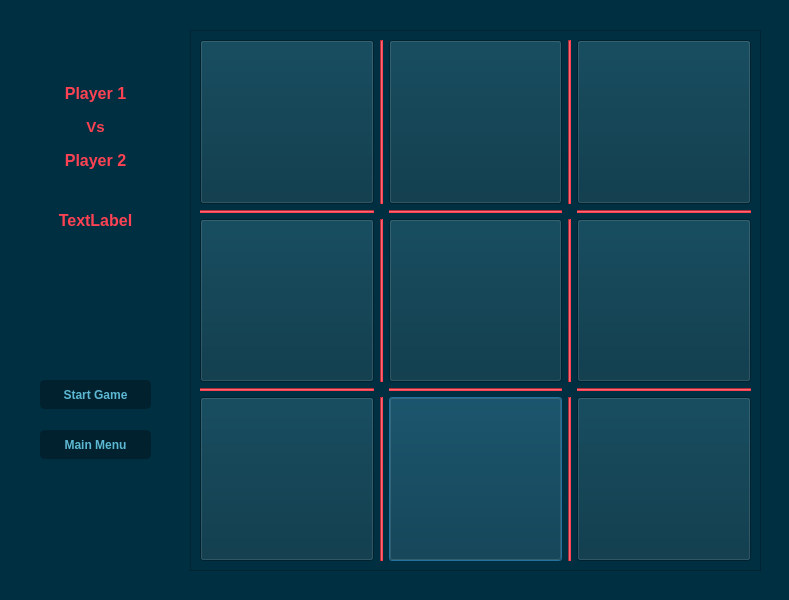
<?xml version="1.0" encoding="UTF-8"?>
<ui version="4.0">
 <class>pvp</class>
 <widget class="QDialog" name="pvp">
  <property name="geometry">
   <rect>
    <x>0</x>
    <y>0</y>
    <width>789</width>
    <height>600</height>
   </rect>
  </property>
  <property name="font">
   <font>
    <bold>true</bold>
   </font>
  </property>
  <property name="windowTitle">
   <string>Player VS Player</string>
  </property>
  <property name="styleSheet">
   <string notr="true">background-color: rgb(0, 47, 65);</string>
  </property>
  <widget class="QFrame" name="frame1">
   <property name="geometry">
    <rect>
     <x>190</x>
     <y>30</y>
     <width>571</width>
     <height>541</height>
    </rect>
   </property>
   <property name="frameShape">
    <enum>QFrame::StyledPanel</enum>
   </property>
   <property name="frameShadow">
    <enum>QFrame::Raised</enum>
   </property>
   <widget class="QWidget" name="layoutWidget">
    <property name="geometry">
     <rect>
      <x>10</x>
      <y>10</y>
      <width>551</width>
      <height>521</height>
     </rect>
    </property>
    <layout class="QGridLayout" name="gridLayout">
     <item row="1" column="2">
      <widget class="Line" name="line_9">
       <property name="font">
        <font>
         <bold>true</bold>
        </font>
       </property>
       <property name="styleSheet">
        <string notr="true">background-color: rgb(253, 66, 83);</string>
       </property>
       <property name="orientation">
        <enum>Qt::Horizontal</enum>
       </property>
      </widget>
     </item>
     <item row="4" column="2">
      <widget class="QPushButton" name="eight">
       <property name="sizePolicy">
        <sizepolicy hsizetype="Minimum" vsizetype="Preferred">
         <horstretch>0</horstretch>
         <verstretch>0</verstretch>
        </sizepolicy>
       </property>
       <property name="font">
        <font>
         <pointsize>30</pointsize>
         <bold>true</bold>
        </font>
       </property>
       <property name="text">
        <string/>
       </property>
      </widget>
     </item>
     <item row="2" column="3">
      <widget class="Line" name="line_3">
       <property name="styleSheet">
        <string notr="true">background-color: rgb(253, 66, 83);</string>
       </property>
       <property name="orientation">
        <enum>Qt::Vertical</enum>
       </property>
      </widget>
     </item>
     <item row="2" column="4">
      <widget class="QPushButton" name="six">
       <property name="sizePolicy">
        <sizepolicy hsizetype="Minimum" vsizetype="Preferred">
         <horstretch>0</horstretch>
         <verstretch>0</verstretch>
        </sizepolicy>
       </property>
       <property name="font">
        <font>
         <pointsize>30</pointsize>
         <bold>true</bold>
        </font>
       </property>
       <property name="text">
        <string/>
       </property>
      </widget>
     </item>
     <item row="4" column="4">
      <widget class="QPushButton" name="nine">
       <property name="sizePolicy">
        <sizepolicy hsizetype="Minimum" vsizetype="Preferred">
         <horstretch>0</horstretch>
         <verstretch>0</verstretch>
        </sizepolicy>
       </property>
       <property name="font">
        <font>
         <pointsize>30</pointsize>
         <bold>true</bold>
        </font>
       </property>
       <property name="text">
        <string/>
       </property>
      </widget>
     </item>
     <item row="0" column="4">
      <widget class="QPushButton" name="three">
       <property name="sizePolicy">
        <sizepolicy hsizetype="Minimum" vsizetype="Preferred">
         <horstretch>0</horstretch>
         <verstretch>0</verstretch>
        </sizepolicy>
       </property>
       <property name="font">
        <font>
         <pointsize>30</pointsize>
         <bold>true</bold>
        </font>
       </property>
       <property name="text">
        <string/>
       </property>
      </widget>
     </item>
     <item row="0" column="0">
      <widget class="QPushButton" name="one">
       <property name="sizePolicy">
        <sizepolicy hsizetype="Minimum" vsizetype="Preferred">
         <horstretch>0</horstretch>
         <verstretch>0</verstretch>
        </sizepolicy>
       </property>
       <property name="font">
        <font>
         <pointsize>30</pointsize>
         <bold>true</bold>
        </font>
       </property>
       <property name="text">
        <string/>
       </property>
      </widget>
     </item>
     <item row="0" column="3">
      <widget class="Line" name="line_5">
       <property name="styleSheet">
        <string notr="true">background-color: rgb(253, 66, 83);</string>
       </property>
       <property name="orientation">
        <enum>Qt::Vertical</enum>
       </property>
      </widget>
     </item>
     <item row="0" column="2">
      <widget class="QPushButton" name="two">
       <property name="sizePolicy">
        <sizepolicy hsizetype="Minimum" vsizetype="Preferred">
         <horstretch>0</horstretch>
         <verstretch>0</verstretch>
        </sizepolicy>
       </property>
       <property name="font">
        <font>
         <pointsize>30</pointsize>
         <bold>true</bold>
        </font>
       </property>
       <property name="text">
        <string/>
       </property>
      </widget>
     </item>
     <item row="4" column="3">
      <widget class="Line" name="line_4">
       <property name="styleSheet">
        <string notr="true">background-color: rgb(253, 66, 83);</string>
       </property>
       <property name="orientation">
        <enum>Qt::Vertical</enum>
       </property>
      </widget>
     </item>
     <item row="0" column="1">
      <widget class="Line" name="line_8">
       <property name="styleSheet">
        <string notr="true">background-color: rgb(253, 66, 83);</string>
       </property>
       <property name="orientation">
        <enum>Qt::Vertical</enum>
       </property>
      </widget>
     </item>
     <item row="4" column="1">
      <widget class="Line" name="line_6">
       <property name="styleSheet">
        <string notr="true">background-color: rgb(253, 66, 83);</string>
       </property>
       <property name="orientation">
        <enum>Qt::Vertical</enum>
       </property>
      </widget>
     </item>
     <item row="4" column="0">
      <widget class="QPushButton" name="seven">
       <property name="sizePolicy">
        <sizepolicy hsizetype="Minimum" vsizetype="Preferred">
         <horstretch>0</horstretch>
         <verstretch>0</verstretch>
        </sizepolicy>
       </property>
       <property name="font">
        <font>
         <pointsize>30</pointsize>
         <bold>true</bold>
        </font>
       </property>
       <property name="text">
        <string/>
       </property>
      </widget>
     </item>
     <item row="2" column="0">
      <widget class="QPushButton" name="four">
       <property name="sizePolicy">
        <sizepolicy hsizetype="Minimum" vsizetype="Preferred">
         <horstretch>0</horstretch>
         <verstretch>0</verstretch>
        </sizepolicy>
       </property>
       <property name="font">
        <font>
         <pointsize>30</pointsize>
         <bold>true</bold>
        </font>
       </property>
       <property name="text">
        <string/>
       </property>
      </widget>
     </item>
     <item row="2" column="2">
      <widget class="QPushButton" name="five">
       <property name="sizePolicy">
        <sizepolicy hsizetype="Minimum" vsizetype="Preferred">
         <horstretch>0</horstretch>
         <verstretch>0</verstretch>
        </sizepolicy>
       </property>
       <property name="font">
        <font>
         <pointsize>30</pointsize>
         <bold>true</bold>
        </font>
       </property>
       <property name="text">
        <string/>
       </property>
      </widget>
     </item>
     <item row="2" column="1">
      <widget class="Line" name="line_7">
       <property name="styleSheet">
        <string notr="true">background-color: rgb(253, 66, 83);</string>
       </property>
       <property name="orientation">
        <enum>Qt::Vertical</enum>
       </property>
      </widget>
     </item>
     <item row="1" column="4">
      <widget class="Line" name="line_10">
       <property name="font">
        <font>
         <bold>true</bold>
        </font>
       </property>
       <property name="styleSheet">
        <string notr="true">background-color: rgb(253, 66, 83);</string>
       </property>
       <property name="orientation">
        <enum>Qt::Horizontal</enum>
       </property>
      </widget>
     </item>
     <item row="3" column="0">
      <widget class="Line" name="line_2">
       <property name="styleSheet">
        <string notr="true">background-color: rgb(253, 66, 83);</string>
       </property>
       <property name="orientation">
        <enum>Qt::Horizontal</enum>
       </property>
      </widget>
     </item>
     <item row="3" column="2">
      <widget class="Line" name="line_11">
       <property name="styleSheet">
        <string notr="true">background-color: rgb(253, 66, 83);</string>
       </property>
       <property name="orientation">
        <enum>Qt::Horizontal</enum>
       </property>
      </widget>
     </item>
     <item row="3" column="4">
      <widget class="Line" name="line_12">
       <property name="styleSheet">
        <string notr="true">background-color: rgb(253, 66, 83);</string>
       </property>
       <property name="orientation">
        <enum>Qt::Horizontal</enum>
       </property>
      </widget>
     </item>
     <item row="1" column="0">
      <widget class="Line" name="line">
       <property name="styleSheet">
        <string notr="true">background-color: rgb(253, 66, 83);</string>
       </property>
       <property name="orientation">
        <enum>Qt::Horizontal</enum>
       </property>
      </widget>
     </item>
    </layout>
   </widget>
  </widget>
  <widget class="QPushButton" name="startt">
   <property name="geometry">
    <rect>
     <x>40</x>
     <y>380</y>
     <width>111</width>
     <height>29</height>
    </rect>
   </property>
   <property name="font">
    <font>
     <bold>true</bold>
    </font>
   </property>
   <property name="styleSheet">
    <string notr="true">QPushButton{
color: rgb(93, 184, 211);
background-color: rgb(0, 33, 45);
border: 3px solid;
border-radius: 5px;
border-color: rgb(0, 33, 45);
}
QPushButton:Hover{
border-color: rgb(0, 35, 48);
background-color: rgb(0, 35, 48);
}
QPushButton:Pressed{
background-color: rgb(93, 184, 211);
color:rgb(0, 33, 45);
border-color: rgb(93, 184, 211);
}</string>
   </property>
   <property name="text">
    <string>Start Game</string>
   </property>
  </widget>
  <widget class="QPushButton" name="main_menu">
   <property name="geometry">
    <rect>
     <x>40</x>
     <y>430</y>
     <width>111</width>
     <height>29</height>
    </rect>
   </property>
   <property name="font">
    <font>
     <pointsize>9</pointsize>
     <bold>true</bold>
    </font>
   </property>
   <property name="styleSheet">
    <string notr="true">QPushButton{
color: rgb(93, 184, 211);
background-color: rgb(0, 33, 45);
border: 3px solid;
border-radius: 5px;
border-color: rgb(0, 33, 45);
}
QPushButton:Hover{
border-color: rgb(0, 35, 48);
background-color: rgb(0, 35, 48);
}
QPushButton:Pressed{
background-color: rgb(93, 184, 211);
color:rgb(0, 33, 45);
border-color: rgb(93, 184, 211);
}</string>
   </property>
   <property name="text">
    <string>Main Menu</string>
   </property>
  </widget>
  <widget class="QLabel" name="turntext">
   <property name="geometry">
    <rect>
     <x>20</x>
     <y>210</y>
     <width>151</width>
     <height>21</height>
    </rect>
   </property>
   <property name="font">
    <font>
     <pointsize>12</pointsize>
     <bold>true</bold>
    </font>
   </property>
   <property name="styleSheet">
    <string notr="true">color: rgb(253, 66, 83);</string>
   </property>
   <property name="text">
    <string>TextLabel</string>
   </property>
   <property name="alignment">
    <set>Qt::AlignCenter</set>
   </property>
  </widget>
  <widget class="QWidget" name="layoutWidget_2">
   <property name="geometry">
    <rect>
     <x>30</x>
     <y>80</y>
     <width>131</width>
     <height>94</height>
    </rect>
   </property>
   <layout class="QVBoxLayout" name="verticalLayout">
    <item>
     <widget class="QLabel" name="p1label">
      <property name="font">
       <font>
        <pointsize>12</pointsize>
        <bold>true</bold>
       </font>
      </property>
      <property name="styleSheet">
       <string notr="true">color: rgb(253, 66, 83);</string>
      </property>
      <property name="text">
       <string>Player 1</string>
      </property>
      <property name="alignment">
       <set>Qt::AlignCenter</set>
      </property>
     </widget>
    </item>
    <item>
     <widget class="QLabel" name="VS">
      <property name="font">
       <font>
        <pointsize>11</pointsize>
        <bold>true</bold>
       </font>
      </property>
      <property name="styleSheet">
       <string notr="true">color: rgb(253, 66, 83);</string>
      </property>
      <property name="text">
       <string>Vs</string>
      </property>
      <property name="alignment">
       <set>Qt::AlignCenter</set>
      </property>
     </widget>
    </item>
    <item>
     <widget class="QLabel" name="p2label">
      <property name="font">
       <font>
        <pointsize>12</pointsize>
        <bold>true</bold>
       </font>
      </property>
      <property name="styleSheet">
       <string notr="true">color: rgb(253, 66, 83);</string>
      </property>
      <property name="text">
       <string>Player 2</string>
      </property>
      <property name="alignment">
       <set>Qt::AlignCenter</set>
      </property>
     </widget>
    </item>
   </layout>
  </widget>
 </widget>
 <tabstops>
  <tabstop>startt</tabstop>
  <tabstop>main_menu</tabstop>
  <tabstop>one</tabstop>
  <tabstop>two</tabstop>
  <tabstop>three</tabstop>
  <tabstop>four</tabstop>
  <tabstop>five</tabstop>
  <tabstop>six</tabstop>
  <tabstop>seven</tabstop>
  <tabstop>eight</tabstop>
  <tabstop>nine</tabstop>
 </tabstops>
 <resources/>
 <connections/>
</ui>
